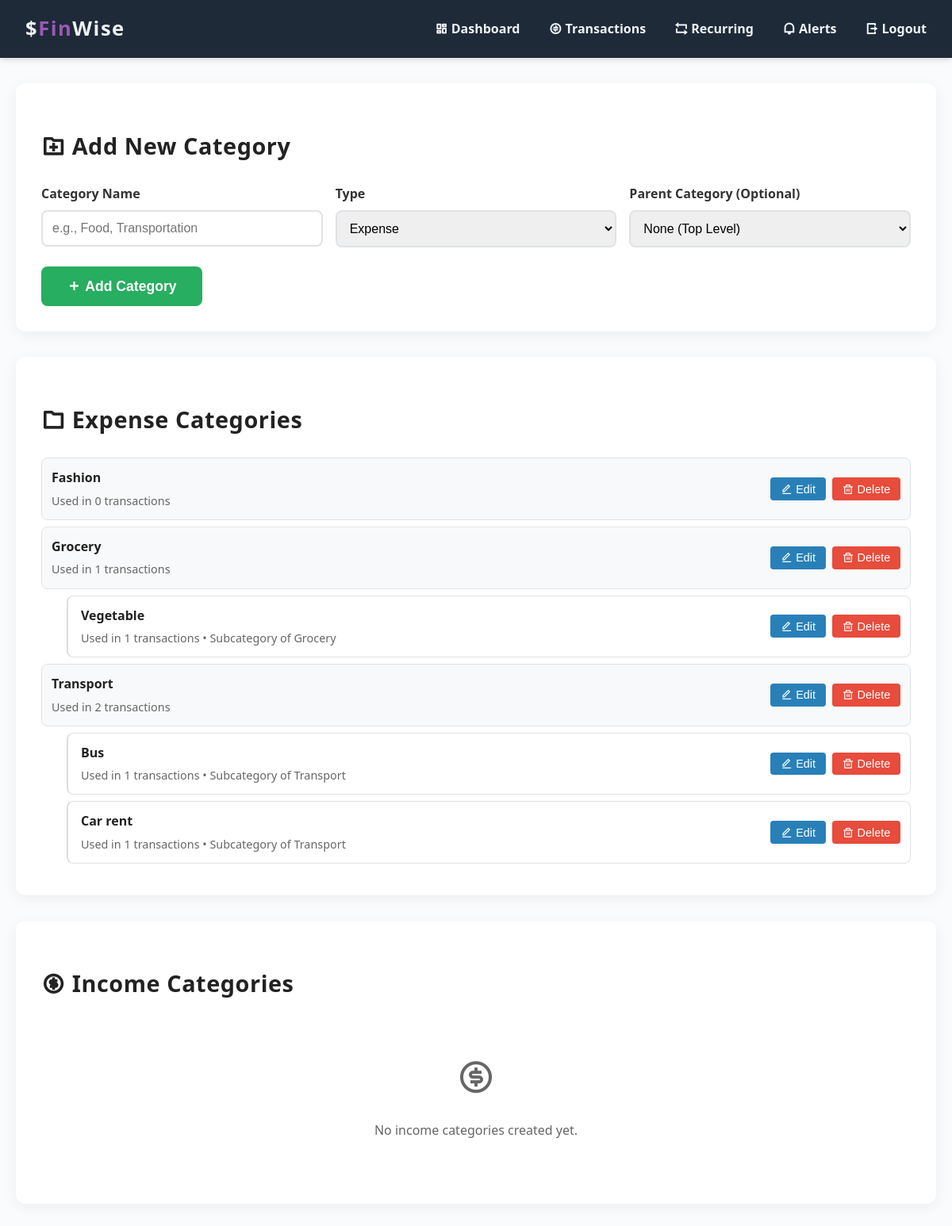
The page /manage_categories.php (signed in) on the database its author committed.
### tables this page shows
CREATE TABLE `categories` (
  `id` int(11) NOT NULL,
  `user_id` int(11) NOT NULL,
  `name` varchar(100) NOT NULL,
  `type` enum('income','expense') NOT NULL,
  `parent_id` int(11) DEFAULT NULL,
  `created_at` timestamp NOT NULL DEFAULT current_timestamp()
);

### manage_categories.php (the view, shortened to what this page needs)
<?php
include 'db.php';
$user_id = $_SESSION['user_id'];
$income_categories = [];
$expense_categories = [];
$sql = "SELECT c1.*, c2.name as parent_name
        FROM categories c1
        LEFT JOIN categories c2 ON c1.parent_id = c2.id AND c1.user_id = c2.user_id
        WHERE c1.user_id = ?
        ORDER BY c1.type, c1.parent_id IS NULL DESC, c1.name";
$stmt = $conn->prepare($sql);
$stmt->bind_param("i", $user_id);
if (!$stmt->execute()) {
    die("Execute failed: " . $stmt->error);
}
$result = $stmt->get_result();
while ($row = $result->fetch_assoc()) {
    if ($row['parent_id'] === null) {
        $usage_count = 0;
        $category_ids = [$row['id']];
        $sub_sql = "SELECT id FROM categories WHERE user_id = ? AND parent_id = ?";
        $sub_stmt = $conn->prepare($sub_sql);
        $sub_stmt->bind_param("ii", $user_id, $row['id']);
        $sub_stmt->execute();
        $sub_result = $sub_stmt->get_result();
        while ($sub_row = $sub_result->fetch_assoc()) {
            $category_ids[] = $sub_row['id'];
        }
        $placeholders = str_repeat('?,', count($category_ids) - 1) . '?';
        $exp_sql = "SELECT COUNT(*) as count FROM expenses WHERE user_id = ? AND category_id IN ($placeholders)";
        $exp_stmt = $conn->prepare($exp_sql);
        $exp_stmt->bind_param("i" . str_repeat("i", count($category_ids)), $user_id, ...$category_ids);
        $exp_stmt->execute();
        $exp_count = $exp_stmt->get_result()->fetch_assoc()['count'];
        $inc_sql = "SELECT COUNT(*) as count FROM income WHERE user_id = ? AND source = ?";
        $inc_stmt = $conn->prepare($inc_sql);
        $inc_stmt->bind_param("is", $user_id, $row['name']);
        $inc_stmt->execute();
        $inc_count = $inc_stmt->get_result()->fetch_assoc()['count'];
        $usage_count = $exp_count + $inc_count;
    } else {
        $exp_sql = "SELECT COUNT(*) as count FROM expenses WHERE user_id = ? AND category_id = ?";
        $exp_stmt = $conn->prepare($exp_sql);
        $exp_stmt->bind_param("ii", $user_id, $row['id']);
        $exp_stmt->execute();
        $exp_count = $exp_stmt->get_result()->fetch_assoc()['count'];
        $inc_sql = "SELECT COUNT(*) as count FROM income WHERE user_id = ? AND source = ?";
        $inc_stmt = $conn->prepare($inc_sql);
        $inc_stmt->bind_param("is", $user_id, $row['name']);
        $inc_stmt->execute();
        $inc_count = $inc_stmt->get_result()->fetch_assoc()['count'];
        $usage_count = $exp_count + $inc_count;
    }
    $row['usage_count'] = $usage_count;
    if ($row['type'] === 'income') {
        $income_categories[] = $row;
    } else {
        $expense_categories[] = $row;
    }
}
function buildCategoryTree($categories, $parent_id = null, $level = 0) {
    $tree = [];
    foreach ($categories as $category) {
        if ($category['parent_id'] == $parent_id) {
            $category['level'] = $level;
            $tree[] = $category;
            $children = buildCategoryTree($categories, $category['id'], $level + 1);
            $tree = array_merge($tree, $children);
        }
    }
    return $tree;
}
?>
<!DOCTYPE html>
<html lang="en">
<head>
    <link rel="stylesheet" href="https://cdn.jsdelivr.net/npm/remixicon/fonts/remixicon.css" />
</head>
<body>
<nav>
    <div class="logo">$<span>Fin</span>Wise</div>
    <div class="nav-links">
        <a href="dashboard.php"><i class="ri-dashboard-line"></i> Dashboard</a>
        <a href="../dbms/transaction.php"><i class="ri-exchange-line"></i> Transactions</a>
        <a href="recurring_transactions.php"><i class="ri-repeat-line"></i> Recurring</a>
        <a href="notifications.php"><i class="ri-notification-line"></i> Alerts</a>
        <a href="logout.php"><i class="ri-logout-box-r-line"></i> Logout</a>
    </div>
</nav>
<main>
    <div class="section">
        <h2><i class="ri-folder-add-line"></i> Add New Category</h2>
        <form method="POST" class="category-form">
            <div class="form-grid">
                <div class="form-group">
                    <label for="category_name">Category Name</label>
                    <input type="text" name="category_name" id="category_name" required placeholder="e.g., Food, Transportation" />
                </div>
                <div class="form-group">
                    <label for="category_type">Type</label>
                    <select name="category_type" id="category_type" required>
                        <option value="expense">Expense</option>
                    </select>
                </div>
                <div class="form-group">
                    <label for="parent_category">Parent Category (Optional)</label>
                    <select name="parent_category" id="parent_category">
                        <option value="">None (Top Level)</option>
                    </select>
                </div>
            </div>
            <button type="submit" class="add-btn">
                <i class="ri-add-line"></i> Add Category
            </button>
        </form>
    </div>
    <div class="section">
        <h2><i class="ri-folder-line"></i> Expense Categories</h2>
        <div class="category-tree">
            <?php
            $expense_tree = buildCategoryTree($expense_categories);
            foreach ($expense_tree as $category):
                $indent_class = $category['level'] > 0 ? 'subcategory' : '';
            ?>
                <div class="category-item <?php echo $indent_class; ?>">
                    <div class="category-info">
                        <div class="category-name"><?php echo htmlspecialchars($category['name']); ?></div>
                        <div class="category-meta">
                            Used in <?php echo $category['usage_count']; ?> transactions
                            <?php if ($category['parent_name']): ?>
                                • Subcategory of <?php echo htmlspecialchars($category['parent_name']); ?>
                            <?php endif; ?>
                        </div>
                    </div>
                    <div class="category-actions">
                        <button class="action-btn edit-btn" onclick="editCategory(<?php echo $category['id']; ?>, '<?php echo htmlspecialchars($category['name']); ?>', <?php echo $category['parent_id'] ?: 'null'; ?>)">
                            <i class="ri-edit-line"></i> Edit
                        </button>
                        <form method="POST" style="display: inline;" onsubmit="return confirm('Delete this category? This action cannot be undone.')">
                            <button type="submit" class="action-btn delete-btn">
                                <i class="ri-delete-bin-line"></i> Delete
                            </button>
                        </form>
                    </div>
                </div>
            <?php endforeach; ?>
        </div>
    </div>
    <div class="section">
        <h2><i class="ri-money-dollar-circle-line"></i> Income Categories</h2>
        <?php if (empty($income_categories)): ?>
            <p style="text-align: center; padding: 2rem; color: #666;">
                <i class="ri-money-dollar-circle-line" style="font-size: 3rem; display: block; margin-bottom: 1rem;"></i>
                No income categories created yet.
            </p>
        <?php endif; ?>
    </div>
</main>
</body>
</html>

### manage_categories.php (style rules this page uses)
* { box-sizing: border-box; }
body { font-family: 'Segoe UI', Tahoma, Geneva, Verdana, sans-serif; background: #f9fbfc; margin: 0; padding: 0; color: #222; line-height: 1.6; }
nav { position: sticky; top: 0; background: #1e2a38; color: #f0f4f8; padding: 1rem 2rem; display: flex; justify-content: space-between; align-items: center; z-index: 999; box-shadow: 0 2px 8px rgba(0, 0, 0, 0.15); }
nav .logo { font-weight: 700; font-size: 1.6rem; letter-spacing: 1.5px; }
nav .logo span { color: #9b59b6; }
nav .nav-links a { color: #f0f4f8; margin-left: 2rem; text-decoration: none; font-weight: 600; font-size: 1rem; transition: color 0.3s ease; }
main { max-width: 1200px; margin: 2rem auto 4rem; padding: 0 1.25rem; }
.section { background: white; border-radius: 12px; box-shadow: 0 4px 18px rgba(0, 0, 0, 0.06); margin-bottom: 2rem; padding: 2rem; transition: box-shadow 0.3s ease; }
h2 { font-size: 1.8rem; margin-bottom: 1.5rem; font-weight: 700; color: #222; letter-spacing: 0.02em; }
.form-grid { display: grid; grid-template-columns: repeat(auto-fit, minmax(250px, 1fr)); gap: 1rem; margin-bottom: 1.5rem; }
.form-group { display: flex; flex-direction: column; }
.form-group label { font-weight: 600; margin-bottom: 0.5rem; color: #333; }
.form-group input, .form-group select { padding: 0.75rem; border: 2px solid #e0e3e6; border-radius: 8px; font-size: 1rem; transition: border-color 0.3s ease; }
.add-btn { padding: 0.9rem 2rem; background: #27ae60; color: white; border: none; border-radius: 8px; font-size: 1.1rem; font-weight: 700; cursor: pointer; transition: background-color 0.3s ease; }
.category-tree { margin-top: 1.5rem; }
.category-item { display: flex; align-items: center; padding: 0.75rem; border: 1px solid #e0e3e6; border-radius: 8px; margin-bottom: 0.5rem; background: #f8f9fa; }
.category-info { flex: 1; }
.category-name { font-weight: 600; margin-bottom: 0.25rem; }
.category-meta { font-size: 0.9rem; color: #666; }
.category-actions { display: flex; gap: 0.5rem; }
.action-btn { padding: 0.4rem 0.8rem; border: none; border-radius: 4px; font-size: 0.9rem; cursor: pointer; transition: all 0.3s ease; }
.edit-btn { background: #2980b9; color: white; }
.delete-btn { background: #e74c3c; color: white; }
.subcategory { margin-left: 2rem; border-left: 2px solid #ddd; padding-left: 1rem; background: #fff; }

### rows shown on the page
categories: name "Fashion", usage_count "0"
categories: name "Grocery", usage_count "1"
categories: name "Vegetable", usage_count "1", parent.name "Grocery"
categories: parent.name "Transport", id "2", name "Bus", parent "1"
categories: name "Car rent", parent "1", parent.name "Transport"
